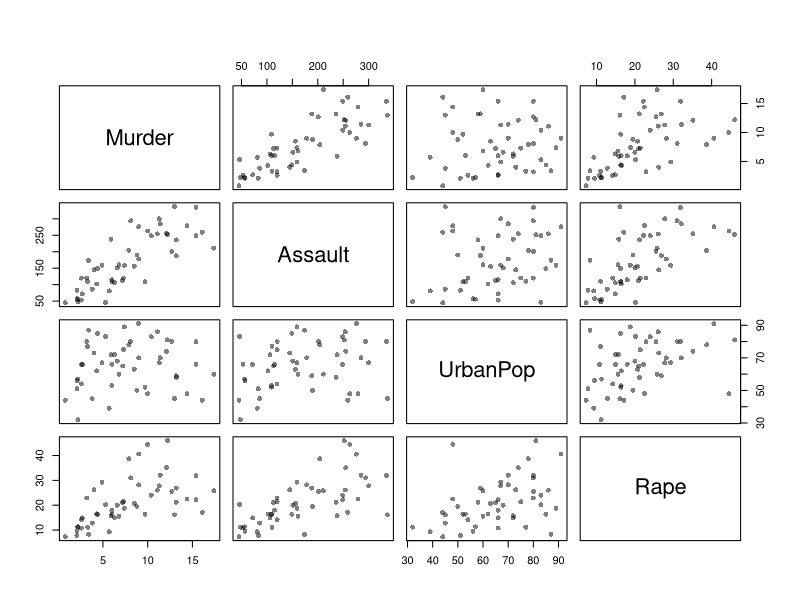
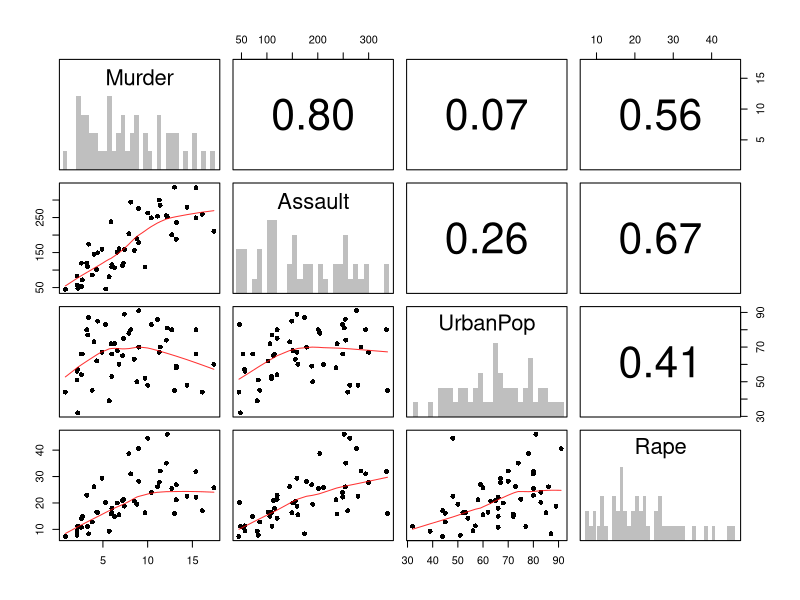
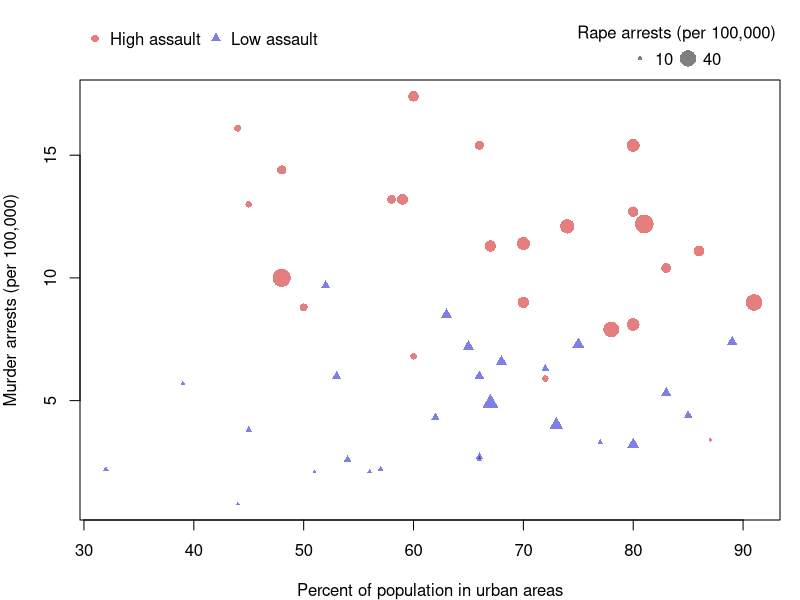
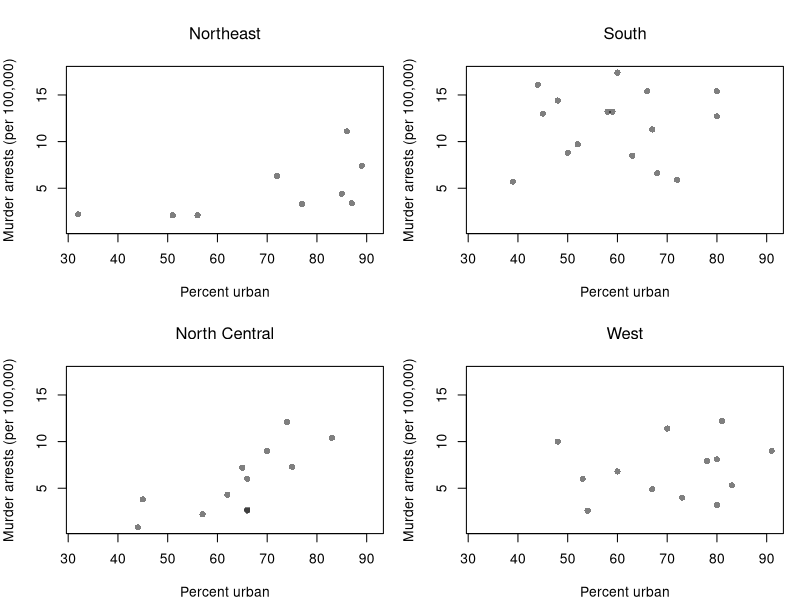
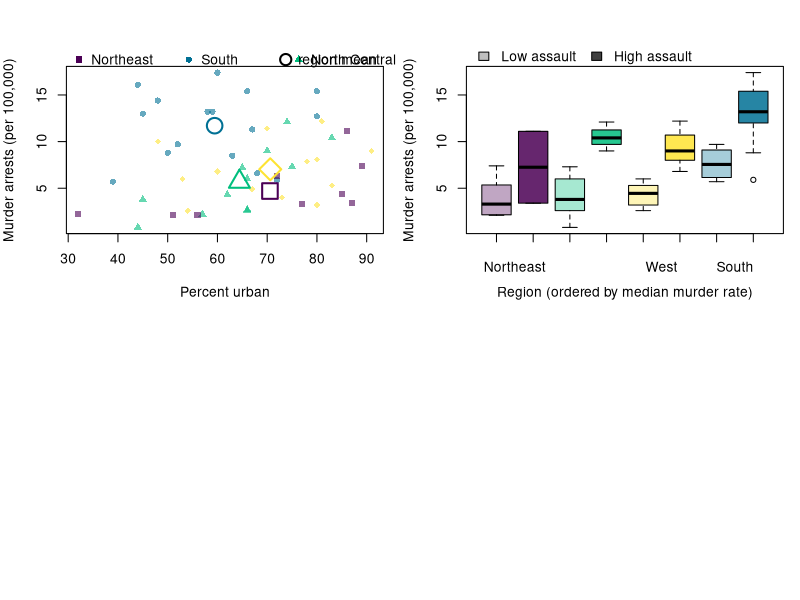
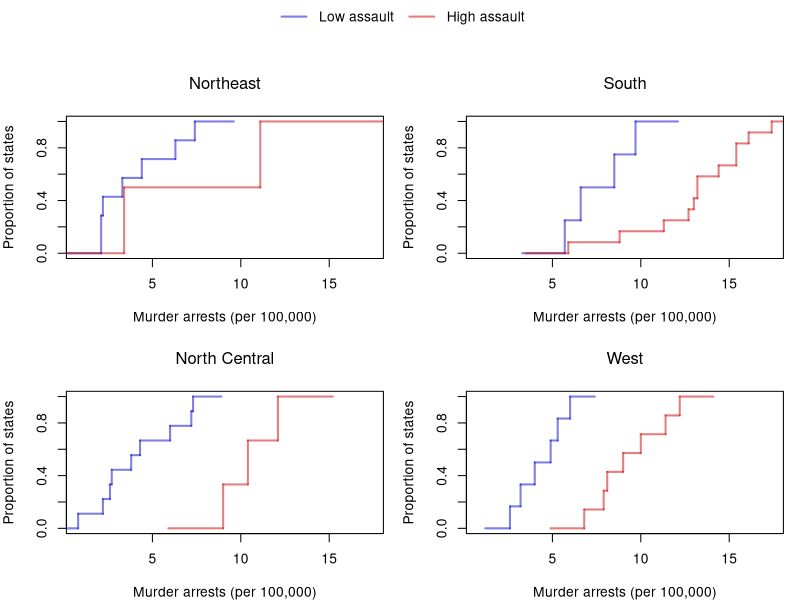

Recreate these plots in R, in order.
## ---- chunk 1
# Three factors: Admit (2 levels), Gender (2 levels), Dept (6 levels)
dim(UCBAdmissions)
dimnames(UCBAdmissions)

# ftable() flattens the table so it prints on one page
ftable(UCBAdmissions, row.vars=c('Dept', 'Gender'), col.vars='Admit')
## ---- chunk 2
# Joint distribution over all 24 cells
n <- sum(UCBAdmissions)
p_xyz <- UCBAdmissions / n

# Collapse over Dept to get the two-way distribution of Admit and Gender
p_xy <- margin.table(p_xyz, c(1, 2))
round(p_xy, 3)

# Collapse further to the marginal distribution of Gender
round(margin.table(p_xyz, 2), 3)
## ---- chunk 3
# Build the same table from a small data frame, one row per worker
xy0_hat <- data.frame(
    sex=rep(c('man', 'woman'), c(14, 6)),
    degree=c(rep(c('no', 'yes'), c(8, 6)), rep(c('no', 'yes'), c(2, 4))),
    promoted=c(rep(c(1, 0), c(2, 6)), rep(c(1, 0), c(4, 2)),
        rep(c(1, 0), c(1, 1)), rep(c(1, 0), c(3, 1))))
tab <- table(xy0_hat)
ftable(tab, row.vars=c('sex', 'promoted'), col.vars='degree')

# Collapse over degree
round(margin.table(tab / sum(tab), c(1, 3)), 2)
## ---- chunk 4
# Admission rate by Gender, pooling all departments
p_pooled <- prop.table(margin.table(UCBAdmissions, c(1, 2)), margin=2)
round(p_pooled['Admitted', ], 2)

# Admission rate by Gender within each Dept
p_within <- prop.table(UCBAdmissions, margin=c(2, 3))
round(p_within['Admitted', , ], 2)
## ---- chunk 5
# Where did each gender apply? Share of each gender's applications going to each Dept
p_apply <- prop.table(margin.table(UCBAdmissions, c(2, 3)), margin=1)
round(p_apply, 2)

# How selective is each Dept? Admission rate by Dept, pooling genders
p_dept <- prop.table(margin.table(UCBAdmissions, c(1, 3)), margin=2)
round(p_dept['Admitted', ], 2)
## ---- chunk 6
# Store the observed data, one row per state
xy_hat <- USArrests

# Every pair of variables, one panel each
pairs(xy_hat, pch=16, col=grey(0, .5), main=NA)
## ---- chunk 7
# pairs.panels lays out univariate histograms on the diagonal,
# scatterplots in the lower triangle, and correlations in the upper triangle.
psych::pairs.panels(xy_hat,
    hist.col=grey(0, .25), breaks=30, density=FALSE, hist.border=NA, # Diagonal
    ellipses=FALSE, rug=FALSE, smoother=FALSE, pch=16, col=rgb(1, 0, 0, .8) # Lower Triangle
    )
## ---- chunk 8
# Split states at the median assault rate
assault_high <- xy_hat$Assault > median(xy_hat$Assault)
col_high <- rgb(.8, 0, 0, .5)
col_low <- rgb(0, 0, .8, .5)
cols <- ifelse(assault_high, col_high, col_low)
pchs <- ifelse(assault_high, 16, 17)

# Scale point size by a fourth variable
sizes <- xy_hat$Rape / max(xy_hat$Rape) * 2.5

# Legends go in the margin above the plot so they cover no points
par(mar=c(4, 4, 4, 1))
plot(Murder ~ UrbanPop, data=xy_hat, pch=pchs, col=cols, cex=sizes,
    xlab='Percent of population in urban areas',
    ylab='Murder arrests (per 100,000)', main=NA)
legend('topleft', inset=c(0, -.14), xpd=TRUE, horiz=TRUE, bty='n',
    legend=c('High assault', 'Low assault'),
    pch=c(16, 17), col=c(col_high, col_low))
legend('topright', inset=c(0, -.14), xpd=TRUE, horiz=TRUE, bty='n',
    title='Rape arrests (per 100,000)', legend=c('10', '40'),
    pch=16, col=grey(0, .5), pt.cex=c(10, 40) / max(xy_hat$Rape) * 2.5)
## ---- chunk 9
# Attach the four-level region factor to the observed data
xy_hat$Region <- state.region
## ---- chunk 10
# One scatterplot per region, on common axes so the panels are comparable
par(mfrow=c(2, 2))
for (r in levels(xy_hat$Region)) {
    xy_r_hat <- xy_hat[xy_hat$Region == r, ]
    plot(Murder ~ UrbanPop, data=xy_r_hat, pch=16, col=grey(0, .5),
        xlim=range(xy_hat$UrbanPop), ylim=range(xy_hat$Murder),
        xlab='Percent urban', ylab='Murder arrests (per 100,000)', main=NA)
    title(r, font.main=1)
}
## ---- chunk 11
# Small filled points: states, by region; large hollow points: region means
reg_cols <- hcl.colors(4, alpha=.6)
reg_pch <- c(15, 16, 17, 18)
reg_pch_hollow <- c(0, 1, 2, 5)
par(mar=c(4, 4, 4, 1))
plot(Murder ~ UrbanPop, data=xy_hat, pch=reg_pch[xy_hat$Region], col=reg_cols[xy_hat$Region],
    xlab='Percent urban', ylab='Murder arrests (per 100,000)', main=NA)
means <- aggregate(cbind(UrbanPop, Murder) ~ Region, data=xy_hat, FUN=mean)
points(means$UrbanPop, means$Murder, pch=reg_pch_hollow, col=hcl.colors(4), cex=2.5, lwd=2)

# Legends in the margin above the plot
legend('topleft', inset=c(0, -.14), xpd=TRUE, horiz=TRUE, bty='n',
    legend=levels(xy_hat$Region), pch=reg_pch, col=hcl.colors(4))
legend('topright', inset=c(0, -.14), xpd=TRUE, bty='n',
    legend='region mean', pch=1, col='black', pt.cex=1.8, pt.lwd=2)
## ---- chunk 12
# Rebuild the pooled means from the cell means and cell sizes
m_men_hat <- (10 * 10 + 30 * 20) / (10 + 30)
m_women_hat <- (30 * 11 + 10 * 21) / (30 + 10)
c(men=m_men_hat, women=m_women_hat)
## ---- chunk 13
# A second factor: assault rate split at the median, same split as Encoding More Variables
xy_hat$AssaultLevel <- factor(ifelse(xy_hat$Assault > median(xy_hat$Assault), 'High assault', 'Low assault'),
    levels=c('Low assault', 'High assault'))
table(xy_hat$Region, xy_hat$AssaultLevel)
## ---- chunk 14
# Region hue stays fixed to each region's identity; shade (light/dark) marks assault level.
# Regions are ordered along the x-axis by their median murder rate.
region_order <- names(sort(tapply(xy_hat$Murder, xy_hat$Region, median)))
xy_hat$RegionOrdered <- factor(xy_hat$Region, levels=region_order)
reg_hues <- setNames(hcl.colors(4), levels(xy_hat$Region))
col_low_shade  <- sapply(reg_hues[region_order], adjustcolor, alpha.f=.35)
col_high_shade <- sapply(reg_hues[region_order], adjustcolor, alpha.f=.85)
box_cols <- as.vector(rbind(col_low_shade, col_high_shade))

par(mar=c(4, 4, 4, 1))
boxplot(Murder ~ AssaultLevel + RegionOrdered, data=xy_hat,
    col=box_cols, xaxt='n',
    xlab='Region (ordered by median murder rate)', ylab='Murder arrests (per 100,000)', main=NA)
axis(1, at=seq(1.5, by=2, length.out=4), labels=region_order, tick=FALSE, line=0.5)
axis(1, at=seq_len(8), labels=FALSE)
legend('topleft', inset=c(0, -.16), xpd=TRUE, horiz=TRUE, bty='n',
    legend=c('Low assault', 'High assault'), fill=c(grey(.75), grey(.25)))
## ---- chunk 15
# One panel per region; within each panel, one ECDF for each assault level
col_high <- rgb(.8, 0, 0, .5)
col_low  <- rgb(0, 0, .8, .5)
par(mfrow=c(2, 2), oma=c(0, 0, 3, 0))
for (r in levels(xy_hat$Region)) {
    xy_r_hat <- xy_hat[xy_hat$Region == r, ]
    plot(NULL, xlim=range(xy_hat$Murder), ylim=c(0, 1),
        xlab='Murder arrests (per 100,000)', ylab='Proportion of states', main=NA)
    F_lo_hat <- ecdf(xy_r_hat$Murder[xy_r_hat$AssaultLevel == 'Low assault'])
    F_hi_hat <- ecdf(xy_r_hat$Murder[xy_r_hat$AssaultLevel == 'High assault'])
    plot(F_lo_hat, add=TRUE, col=col_low, lwd=2, verticals=TRUE, do.points=FALSE, col.01line=NA)
    plot(F_hi_hat, add=TRUE, col=col_high, lwd=2, verticals=TRUE, do.points=FALSE, col.01line=NA)
    title(r, font.main=1)
}

# One legend for all four panels, drawn on an invisible full-figure overlay
par(fig=c(0, 1, 0, 1), oma=c(0, 0, 0, 0), mar=c(0, 0, 0, 0), new=TRUE)
plot(0, 0, type='n', bty='n', xaxt='n', yaxt='n')
legend('top', horiz=TRUE, bty='n',
    legend=c('Low assault', 'High assault'), col=c(col_low, col_high), lwd=2)
